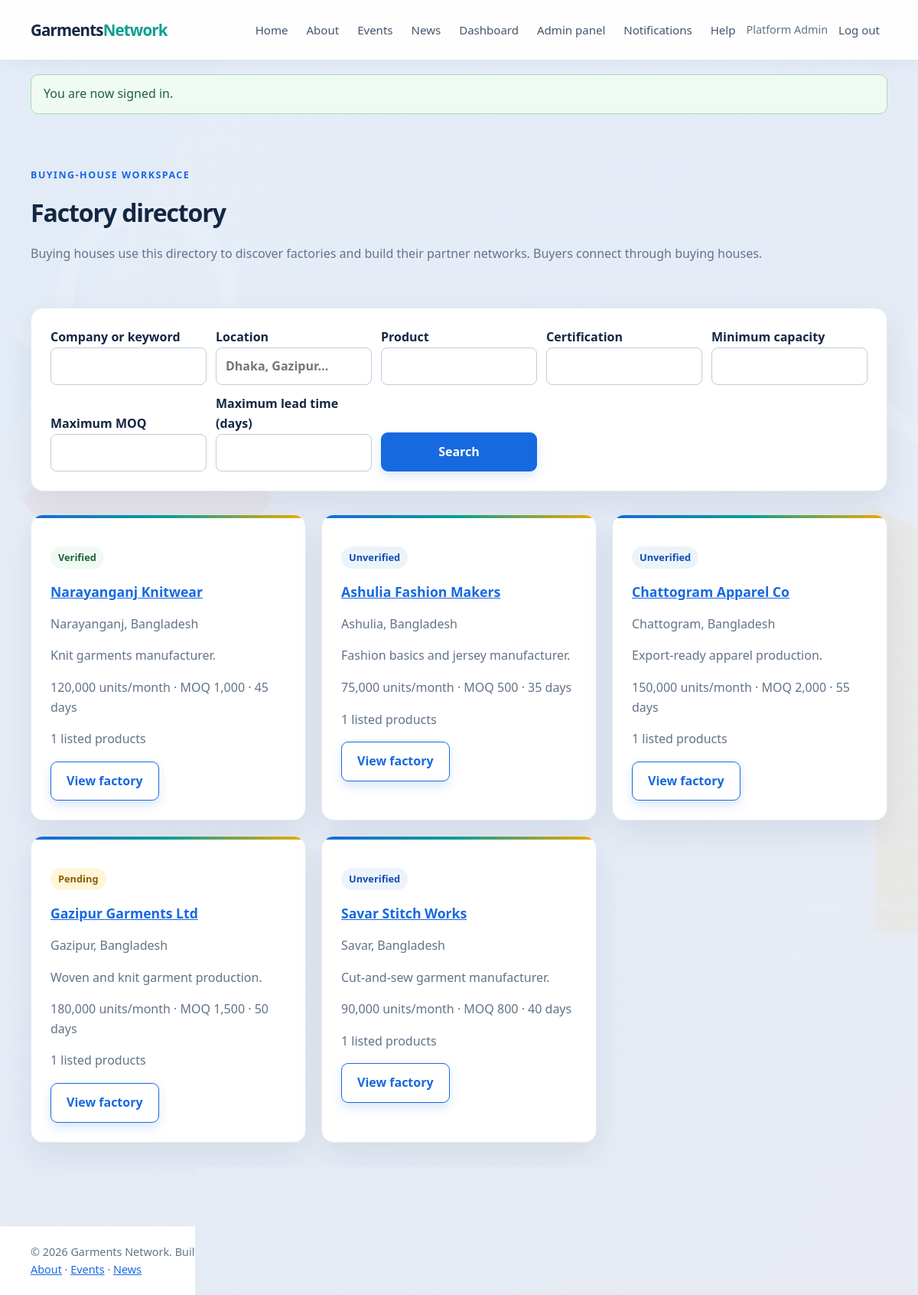
Screenshot of /factory/index.php (signed in) with the database file from the repository.
### tables this page shows
CREATE TABLE users (
    id BIGINT UNSIGNED AUTO_INCREMENT PRIMARY KEY,
    role_id TINYINT UNSIGNED NOT NULL,
    name VARCHAR(120) NOT NULL,
    email VARCHAR(190) NOT NULL UNIQUE,
    password_hash VARCHAR(255) NOT NULL,
    status ENUM('active', 'suspended') NOT NULL DEFAULT 'active',
    created_at TIMESTAMP NOT NULL DEFAULT CURRENT_TIMESTAMP,
    updated_at TIMESTAMP NOT NULL DEFAULT CURRENT_TIMESTAMP ON UPDATE CURRENT_TIMESTAMP,
    CONSTRAINT fk_users_role FOREIGN KEY (role_id) REFERENCES roles(id),
    INDEX idx_users_role_status (role_id, status)
);

CREATE TABLE companies (
    id BIGINT UNSIGNED AUTO_INCREMENT PRIMARY KEY,
    owner_user_id BIGINT UNSIGNED NOT NULL UNIQUE,
    name VARCHAR(190) NOT NULL,
    description TEXT NULL,
    location VARCHAR(190) NOT NULL,
    website VARCHAR(255) NULL,
    phone VARCHAR(40) NULL,
    logo_path VARCHAR(255) NULL,
    cover_image_path VARCHAR(255) NULL,
    capacity_per_month INT UNSIGNED NULL,
    moq INT UNSIGNED NULL,
    lead_time_days SMALLINT UNSIGNED NULL,
    verification_status ENUM('unverified', 'pending', 'verified', 'rejected') NOT NULL DEFAULT 'unverified',
    verification_remarks TEXT NULL,
    created_at TIMESTAMP NOT NULL DEFAULT CURRENT_TIMESTAMP,
    updated_at TIMESTAMP NOT NULL DEFAULT CURRENT_TIMESTAMP ON UPDATE CURRENT_TIMESTAMP,
    CONSTRAINT fk_companies_owner FOREIGN KEY (owner_user_id) REFERENCES users(id) ON DELETE CASCADE,
    INDEX idx_companies_location (location),
    INDEX idx_companies_verification (verification_status)
);

### includes/functions.php (called while the page is built, shortened)
<?php
function e(?string $value): string
{
    return htmlspecialchars($value ?? '', ENT_QUOTES | ENT_SUBSTITUTE, 'UTF-8');
}
function app_url(string $path = ''): string
{
    $projectRoot = realpath(__DIR__ . DIRECTORY_SEPARATOR . '..');
    $base = '';
    $scriptFile = isset($_SERVER['SCRIPT_FILENAME']) ? realpath($_SERVER['SCRIPT_FILENAME']) : false;
    $scriptName = str_replace('\\', '/', (string) ($_SERVER['SCRIPT_NAME'] ?? ''));
    if ($projectRoot !== false && $scriptFile !== false) {
        $normalizedRoot = rtrim(str_replace('\\', '/', $projectRoot), '/');
        $normalizedScript = str_replace('\\', '/', $scriptFile);
        $rootPrefix = $normalizedRoot . '/';
        if (stripos($normalizedScript, $rootPrefix) === 0) {
            $relativeScript = substr($normalizedScript, strlen($rootPrefix));
            if ($relativeScript !== '' && strlen($scriptName) >= strlen($relativeScript)) {
                $scriptSuffix = substr($scriptName, -strlen($relativeScript));
                if (strcasecmp($scriptSuffix, $relativeScript) === 0) {
                    $base = rtrim(substr($scriptName, 0, -strlen($relativeScript)), '/');
                }
            }
        }
        if ($base === '') {
            $documentRoot = isset($_SERVER['DOCUMENT_ROOT']) ? realpath($_SERVER['DOCUMENT_ROOT']) : false;
            $normalizedDocumentRoot = $documentRoot === false
                ? ''
                : rtrim(str_replace('\\', '/', $documentRoot), '/');
            $normalizedProject = str_replace('\\', '/', $projectRoot);
        }
    }
    $path = ltrim($path, '/');
    return $base . ($path === '' ? '' : '/' . $path);
}
function take_flash(): ?array
{
    $flash = $_SESSION['flash'];
    return $flash;
}

### includes/auth.php (called while the page is built, shortened)
<?php
require_once __DIR__ . '/db.php';
require_once __DIR__ . '/functions.php';
function current_user(): ?array
{
    static $checked = false;
    static $cachedUser = null;
    if ($checked) {
        return $cachedUser;
    }
    $checked = true;
    $statement = db()->prepare(
        'SELECT users.id, users.name, users.email, users.status, roles.slug AS role
         FROM users INNER JOIN roles ON roles.id = users.role_id
         WHERE users.id = :user_id LIMIT 1'
    );
    $statement->execute(['user_id' => $_SESSION['user']['id']]);
    $user = $statement->fetch();
    unset($user['status']);
    $cachedUser = $user;
    return $cachedUser;
}
function require_login(): void
{
    if (current_user() === null) {
        set_flash('error', 'Please sign in to continue.');
        redirect_to(app_url('auth/login.php'));
    }
}
function require_role(string ...$roles): void
{
    require_login();
}

### includes/db.php (called while the page is built, shortened)
<?php
function db(): PDO
{
    static $connection = null;
    if ($connection instanceof PDO) {
        return $connection;
    }
    $host = getenv('DB_HOST') ?: '127.0.0.1';
    $database = getenv('DB_NAME') ?: 'garments_network';
    $username = getenv('DB_USER') ?: 'root';
    $password = getenv('DB_PASSWORD') ?: '';
    $charset = 'utf8mb4';
    $dsn = "mysql:host={$host};dbname={$database};charset={$charset}";
    $connection = new PDO($dsn, $username, $password, [
        PDO::ATTR_ERRMODE => PDO::ERRMODE_EXCEPTION,
        PDO::ATTR_DEFAULT_FETCH_MODE => PDO::FETCH_ASSOC,
        PDO::ATTR_EMULATE_PREPARES => false,
    ]);
    return $connection;
}

### factory/index.php (the view, shortened to what this page needs)
<?php
require_role('buying_house', 'admin');
$filters = [
    'query' => trim((string) ($_GET['q'] ?? '')),
    'location' => trim((string) ($_GET['location'] ?? '')),
    'product' => trim((string) ($_GET['product'] ?? '')),
    'certification' => trim((string) ($_GET['certification'] ?? '')),
    'min_capacity' => trim((string) ($_GET['min_capacity'] ?? '')),
    'max_moq' => trim((string) ($_GET['max_moq'] ?? '')),
    'max_lead_time' => trim((string) ($_GET['max_lead_time'] ?? '')),
];
$where = ["roles.slug = 'factory'"];
$parameters = [];
$statement = db()->prepare(
    'SELECT companies.id, companies.name, companies.location, companies.description,
            companies.capacity_per_month, companies.moq, companies.lead_time_days,
            companies.verification_status,
            (SELECT COUNT(*) FROM products p WHERE p.company_id = companies.id AND p.status = \'active\') AS product_count,
            (SELECT GROUP_CONCAT(DISTINCT cert.certificate_name ORDER BY cert.certificate_name SEPARATOR \', \')
             FROM company_certificates cert WHERE cert.company_id = companies.id AND cert.status = \'approved\') AS certifications
     FROM companies
     INNER JOIN users ON users.id = companies.owner_user_id
     INNER JOIN roles ON roles.id = users.role_id
     WHERE ' . implode(' AND ', $where) . '
     ORDER BY companies.verification_status = \'verified\' DESC, companies.name ASC
     LIMIT 100'
);
$statement->execute($parameters);
$factories = $statement->fetchAll();
require __DIR__ . '/../includes/header.php';
?>
<main class="container">
    <section class="page-heading"><p class="eyebrow">Buying-house workspace</p><h1>Factory directory</h1><p>Buying houses use this directory to discover factories and build their partner networks. Buyers connect through buying houses.</p></section>
    <section class="card admin-section">
        <form class="filter-form" method="get" action="<?= e(app_url('factory/index.php')) ?>">
            <label>Company or keyword<input name="q" value="<?= e($filters['query']) ?>" maxlength="120"></label>
            <label>Location<input name="location" value="<?= e($filters['location']) ?>" placeholder="Dhaka, Gazipur..." maxlength="120"></label>
            <label>Product<input name="product" value="<?= e($filters['product']) ?>" maxlength="120"></label>
            <label>Certification<input name="certification" value="<?= e($filters['certification']) ?>" maxlength="120"></label>
            <label>Minimum capacity<input type="number" name="min_capacity" min="0" value="<?= e($filters['min_capacity']) ?>"></label>
            <label>Maximum MOQ<input type="number" name="max_moq" min="0" value="<?= e($filters['max_moq']) ?>"></label>
            <label>Maximum lead time (days)<input type="number" name="max_lead_time" min="0" value="<?= e($filters['max_lead_time']) ?>"></label>
            <button class="button" type="submit">Search</button>
        </form>
    </section>
    <section class="feature-grid">
        <?php foreach ($factories as $factory): ?>
            <article class="card">
                <p><span class="status-pill status-<?= e($factory['verification_status']) ?>"><?= e(ucfirst($factory['verification_status'])) ?></span></p>
                <h2><a href="<?= e(app_url('factory/view.php?id=' . (int) $factory['id'])) ?>"><?= e($factory['name']) ?></a></h2>
                <p><?= e($factory['location']) ?></p>
                <p><?= e($factory['description'] ?? 'No company description provided.') ?></p>
                <p><?= $factory['capacity_per_month'] === null ? 'Capacity not provided' : number_format((int) $factory['capacity_per_month']) . ' units/month' ?>
                    · <?= $factory['moq'] === null ? 'MOQ not provided' : 'MOQ ' . number_format((int) $factory['moq']) ?>
                    · <?= $factory['lead_time_days'] === null ? 'Lead time not provided' : (int) $factory['lead_time_days'] . ' days' ?></p>
                <p><?= (int) $factory['product_count'] ?> listed products<?php if ($factory['certifications'] !== null): ?> · <?= e($factory['certifications']) ?><?php endif; ?></p>
                <a class="button button-outline" href="<?= e(app_url('factory/view.php?id=' . (int) $factory['id'])) ?>">View factory</a>
            </article>
        <?php endforeach; ?>
    </section>
</main>
<?php require __DIR__ . '/../includes/footer.php'; ?>

### includes/header.php (shortened to what this page needs)
<?php
require_once __DIR__ . '/auth.php';
$signedInUser = current_user();
$flashMessage = take_flash();
?>
<!doctype html>
<html lang="en">
<head>
    <link rel="stylesheet" href="<?= e(app_url('assets/css/style.css')) ?>">
</head>
<body>
<header class="site-header">
    <div class="container nav-wrap">
        <a class="brand" href="<?= e(app_url('index.php')) ?>">Garments<span>Network</span></a>
        <nav aria-label="Main navigation">
            <a href="<?= e(app_url('index.php')) ?>">Home</a>
            <a href="<?= e(app_url('about.php')) ?>">About</a>
            <a href="<?= e(app_url('events/index.php')) ?>">Events</a>
            <a href="<?= e(app_url('news/index.php')) ?>">News</a>
            <?php if ($signedInUser !== null): ?>
                <a href="<?= e(app_url('dashboard.php')) ?>">Dashboard</a>
                <?php if ($signedInUser['role'] === 'admin'): ?>
                    <a href="<?= e(app_url('admin/index.php')) ?>">Admin panel</a>
                <?php endif; ?>
                <?php
                $unreadStatement = db()->prepare('SELECT COUNT(*) FROM notifications WHERE user_id = :user_id AND read_at IS NULL');
                $unreadStatement->execute(['user_id' => $signedInUser['id']]);
                $unreadCount = (int) $unreadStatement->fetchColumn();
                ?>
                <a href="<?= e(app_url('notifications/index.php')) ?>">Notifications<?= $unreadCount > 0 ? ' (' . $unreadCount . ')' : '' ?></a>
                <a href="<?= e(app_url('complaints/index.php')) ?>">Help</a>
                <span class="nav-user"><?= e($signedInUser['name']) ?></span>
                <form class="nav-form" method="post" action="<?= e(app_url('auth/logout.php')) ?>">
                    <button class="link-button" type="submit">Log out</button>
                </form>
            <?php else: ?>
                <a href="<?= e(app_url('auth/login.php')) ?>">Log in</a>
                <a class="nav-cta" href="<?= e(app_url('auth/register.php')) ?>">Register</a>
            <?php endif; ?>
        </nav>
    </div>
</header>
<?php if ($flashMessage !== null): ?>
    <div class="container">
        <div class="alert alert-<?= e($flashMessage['type']) ?>" role="status"><?= e($flashMessage['message']) ?></div>
    </div>
<?php endif; ?>

### includes/footer.php
<footer class="site-footer">
    <div class="container">
        <p>&copy; <?= date('Y') ?> Garments Network. Built for Bangladesh's apparel supply chain.</p>
        <p><a href="<?= e(app_url('about.php')) ?>">About</a> · <a href="<?= e(app_url('events/index.php')) ?>">Events</a> · <a href="<?= e(app_url('news/index.php')) ?>">News</a></p>
    </div>
</footer>
</body>
</html>

### rows the page displays
users: name "Platform Admin"
companies: verification_status "Verified", name "Narayanganj Knitwear", location "Narayanganj, Bangladesh", description "Knit garments manufacturer.", capacity_per_month "120,000", moq "1,000", lead_time_days "45", product_count "1"
companies: verification_status "Unverified", name "Ashulia Fashion Makers", location "Ashulia, Bangladesh", description "Fashion basics and jersey manufacturer.", capacity_per_month "75,000", moq "500", lead_time_days "35", product_count "1"
companies: verification_status "Unverified", name "Chattogram Apparel Co", location "Chattogram, Bangladesh", description "Export-ready apparel production.", capacity_per_month "150,000", moq "2,000", lead_time_days "55", product_count "1"
companies: verification_status "Pending", name "Gazipur Garments Ltd", location "Gazipur, Bangladesh", description "Woven and knit garment production.", capacity_per_month "180,000", moq "1,500", lead_time_days "50", product_count "1"
companies: verification_status "Unverified", name "Savar Stitch Works", location "Savar, Bangladesh", description "Cut-and-sew garment manufacturer.", capacity_per_month "90,000", moq "800", lead_time_days "40", product_count "1"

### other values shown
$flashMessage['message'] "You are now signed in."
